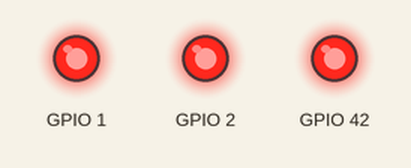
Recording of a sketch running on a simulated ESP32-S3. On the bench: output pins drawn as LEDs (lit = HIGH).

Above: at 0.2 s.
At 0.7 s:
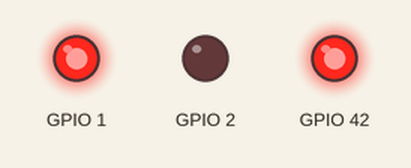
At 2.2 s:
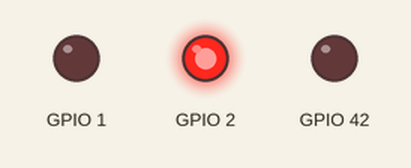
At 4.7 s:
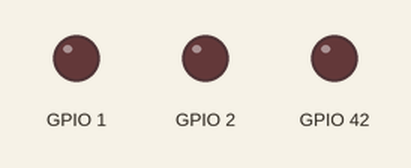
Timing chart, 0 to 5.8 s (numbered marks = the images above):
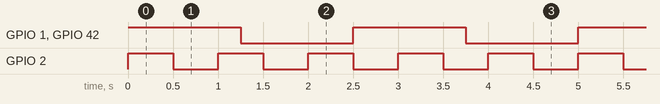

Measured:
- by itself, GPIO 1, GPIO 42: alternates HIGH for 1.3 s and LOW for 1.3 s
- by itself, GPIO 2: alternates HIGH for 0.50 s and LOW for 0.50 s
- by itself, everything shown: repeats every 5.0 s, in 14 steps

The sketch:

sketch.ino
```cpp
#include <Arduino.h>

void Task1(void *pvParameters) {
  while (1) {
    digitalWrite(1, HIGH);
    vTaskDelay(1250 / portTICK_PERIOD_MS);
    digitalWrite(1, LOW);
    vTaskDelay(1250 / portTICK_PERIOD_MS);
  }
}

void Task2(void *pvParameters) {
  while (1) {
    digitalWrite(2, HIGH);
    vTaskDelay(500 / portTICK_PERIOD_MS);
    digitalWrite(2, LOW);
    vTaskDelay(500 / portTICK_PERIOD_MS);
  }
}

void Task3(void *pvParameters) {
  while (1) {
    digitalWrite(42, HIGH);
    vTaskDelay(1250 / portTICK_PERIOD_MS);
    digitalWrite(42, LOW);
    vTaskDelay(1250 / portTICK_PERIOD_MS);
  }
}

void setup() {
  Serial.begin(115200);
 pinMode(1, OUTPUT);
 pinMode(2, OUTPUT);
 pinMode(42, OUTPUT);

  xTaskCreatePinnedToCore(
    Task1,             // fungsi task
    "Task1",           // nama task
    1024,              // ukuran stack (byte)
    NULL,              // parameter ke task
    1,                 // prioritas task
    NULL,              // handle task (tidak digunakan)
    1                  // core 1 atau 0
  );

  xTaskCreatePinnedToCore(
    Task2,             // fungsi task
    "Task2",           // nama task
    1024,              // ukuran stack (byte)
    NULL,              // parameter ke task
    2,                 // prioritas task
    NULL,              // handle task (tidak digunakan)
    0                  // core 1 atau 0
  );

  xTaskCreatePinnedToCore(
    Task3,             // fungsi task
    "Task3",           // nama task
    1024,              // ukuran stack (byte)
    NULL,              // parameter ke task
    3,                 // prioritas task
    NULL,              // handle task (tidak digunakan)
    1                  // core 1 atau 0
  );
}

void loop() {
  // kosong, semua dijalankan di task RTOS
}
```
